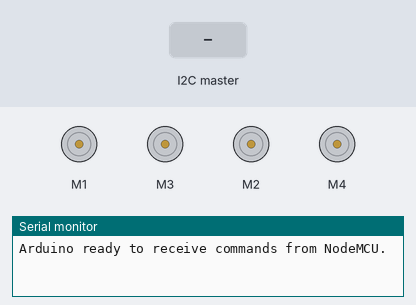
Recording of a sketch running on a simulated Arduino Uno, built with avr-gcc and run on an emulated ATmega328P. Parts: 4 × DC motor (green arrow = forward, orange = backward, longer = faster), the last lines printed to the serial monitor. Inputs (shaded band) come from the test bench.

Above: at 1.2 s.
1.3 s: the I2C master sends "F"
At 1.9 s:
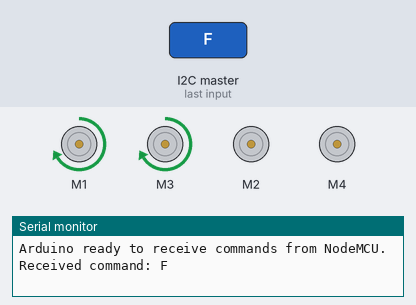
2.8 s: the I2C master sends "B"
At 3.1 s:
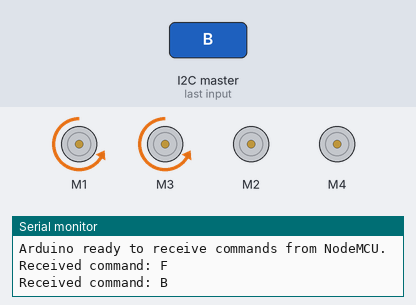
4.3 s: the I2C master sends "L"
At 5.4 s:
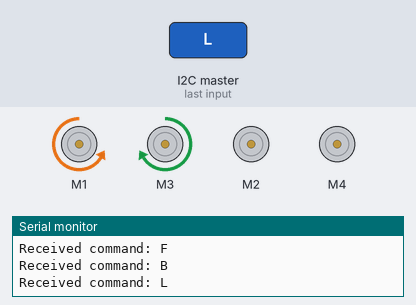
5.8 s: the I2C master sends "R"
At 6.5 s:
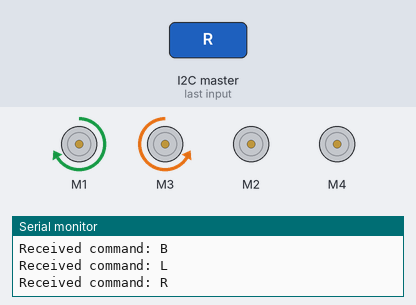
7.3 s: the I2C master sends "P"
At 7.7 s:
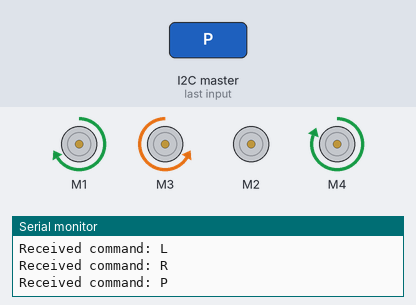
8.8 s: the I2C master sends "D"
At 10.0 s:
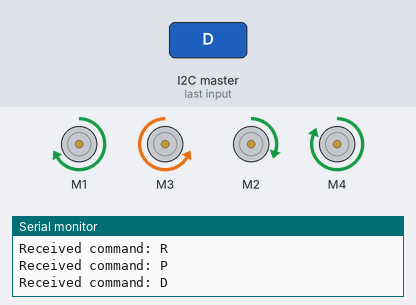
Timing chart, 0 to 11.3 s (numbered marks = the images above; inputs shaded):
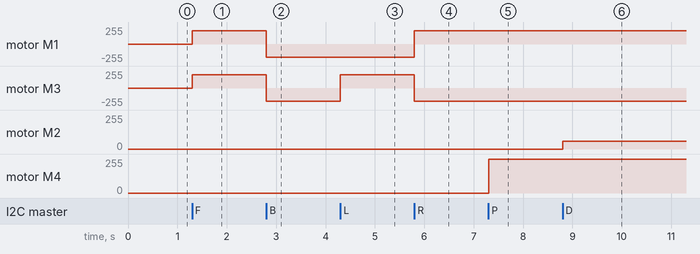

Measured:
- after the input at 1.3 s, motor M1, motor M3: stopped → forward 200/255 at once
- after the input at 2.8 s, motor M1, motor M3: forward 200/255 → backward 200/255 at once
- after the input at 4.3 s, motor M3: backward 200/255 → forward 200/255 at once
- after the input at 5.8 s, motor M1: backward 200/255 → forward 200/255 at once; motor M3: forward 200/255 → backward 200/255 at once
- after the input at 7.3 s, motor M4: stopped → forward 255/255 at once
- after the input at 8.8 s, motor M2: stopped → forward 60/255 at once

The sketch:

Agribot.ino
```cpp
// Arduino Code (I2C Slave)
// This code runs on the Arduino Uno with the L293D Motor Shield.
// It receives commands from the NodeMCU via I2C and controls the motors and sensors.

#include <Wire.h> // Library for I2C communication
#include <AFMotor.h> // Library for the L293D motor shield

// Define I2C address for this Arduino Uno (it must be a slave)
// The NodeMCU will send commands to this address.
#define I2C_SLAVE_ADDRESS 0x8

// The L293D shield has 4 motor channels: M1, M2, M3, M4
// We will define the motors based on your connections.
AF_DCMotor leftMotors(1);  // Left side wheels connected to M1
AF_DCMotor seedSowing(2);  // Seed sowing motor connected to M2
AF_DCMotor waterPump(4);   // Water pump motor connected to M3
AF_DCMotor rightMotors(3); // Right side wheels connected to M4

// A variable to store the command received from the NodeMCU.
char command = 'S'; // 'S' for Stop by default.

// --- SENSOR VARIABLES ---
// These variables will hold the sensor readings.
float soilMoisture = 0.0;
float soilTemperature = 0.0;
float soilPH = 0.0;
float soilEC = 0.0;
float soilNitrogen = 0.0;
float soilPhosphorus = 0.0;
float soilPotassium = 0.0;

// Placeholder for soil sensor connections.
// If your sensor uses a specific library, you'll need to include it here.
// For example: #include <DFRobot_PH.h>
// #include <DFRobot_EC.h>
// You would also instantiate your sensor objects here.

void setup() {
  Serial.begin(9600);

  // Set up I2C for the Arduino as a slave.
  // It will listen for commands from the NodeMCU.
  Wire.begin(I2C_SLAVE_ADDRESS);
  Wire.onReceive(receiveEvent); // Register function to call when data is received
  Wire.onRequest(requestEvent); // Register function to call when data is requested

  // Initialize all motors to a stopped state with a default speed
  // A speed of 200 is 78% of full throttle. You can change this later with PWM.
  leftMotors.setSpeed(200);
  rightMotors.setSpeed(200);
  seedSowing.setSpeed(60);
  waterPump.setSpeed(255);

  // Initially, stop all motors.
  stopAllMotors();

  Serial.println("Arduino ready to receive commands from NodeMCU.");
}

void loop() {
  // The loop is simple; we just handle the received command.
  switch (command) {
    case 'F': // Forward
      leftMotors.run(FORWARD);
      rightMotors.run(FORWARD);
      break;
    case 'B': // Backward
      leftMotors.run(BACKWARD);
      rightMotors.run(BACKWARD);
      break;
    case 'L': // Turn Left
      leftMotors.run(BACKWARD); // Left motors backward
      rightMotors.run(FORWARD); // Right motors forward
      break;
    case 'R': // Turn Right
      leftMotors.run(FORWARD);  // Left motors forward
      rightMotors.run(BACKWARD); // Right motors backward
      break;
    case 'S': // Stop all movement
      stopAllMotors();
      break;
    case 'P': // Water Pump On
      waterPump.run(FORWARD);
      break;
    case 'O': // Water Pump Off
      waterPump.run(RELEASE);
      break;
    case 'D': // Seed Sowing On
      seedSowing.run(FORWARD);
      break;
    case 'C': // Seed Sowing Off
      seedSowing.run(RELEASE);
      break;
    case 'T': // Read soil sensor data
      // This command is handled in the requestEvent function below.
      break;
  }
}

// This function is called automatically when NodeMCU sends data to the Arduino.
void receiveEvent(int byteCount) {
  // Read the incoming command. We expect a single character.
  if (Wire.available()) {
    command = Wire.read();
    Serial.print("Received command: ");
    Serial.println(command);
  }
}

// This function is called automatically when NodeMCU requests data from the Arduino.
void requestEvent() {
  // --- SENSOR READING CODE GOES HERE ---
  // replace this placeholder with the actual code to read from 7-in-1 sensor.
  // For most 7-in-1 sensors, this involves sending a specific command and parsing the response.

  // This is a placeholder that generates dummy values for demonstration.
  soilMoisture = map(analogRead(A0), 0, 1023, 0, 100);
  soilTemperature = map(analogRead(A0), 0, 1023, 15, 30);
  soilPH = map(analogRead(A0), 0, 1023, 5, 8);
  soilNitrogen = map(analogRead(A0), 0, 1023, 10, 50);
  soilPhosphorus = map(analogRead(A0), 0, 1023, 10, 50);
  soilPotassium = map(analogRead(A0), 0, 1023, 10, 50);

  // You would replace the above dummy code with something like this:
  // mySensor.read(); // Read all values from the sensor
  // soilMoisture = mySensor.getMoisture();
  // soilTemperature = mySensor.getTemperature();
  // etc.

  // Prepare the data to send back.
  // We'll format it as a single string for simplicity.
  String response = "Moisture: " + String(soilMoisture, 0) + "%\n" +
                    "Temp: " + String(soilTemperature, 1) + "C\n" +
                    "pH: " + String(soilPH, 1) + "\n" +
                    "N: " + String(soilNitrogen, 0) + " mg/kg\n" +
                    "P: " + String(soilPhosphorus, 0) + " mg/kg\n" +
                    "K: " + String(soilPotassium, 0) + " mg/kg";

  // Convert the String to a char array and send it.
  char responseBuffer[200];
  response.toCharArray(responseBuffer, 200);
  Wire.write(responseBuffer);
}

// Helper function to stop all motors
void stopAllMotors() {
  leftMotors.run(RELEASE);
  rightMotors.run(RELEASE);
  seedSowing.run(RELEASE);
  waterPump.run(RELEASE);
}
```
